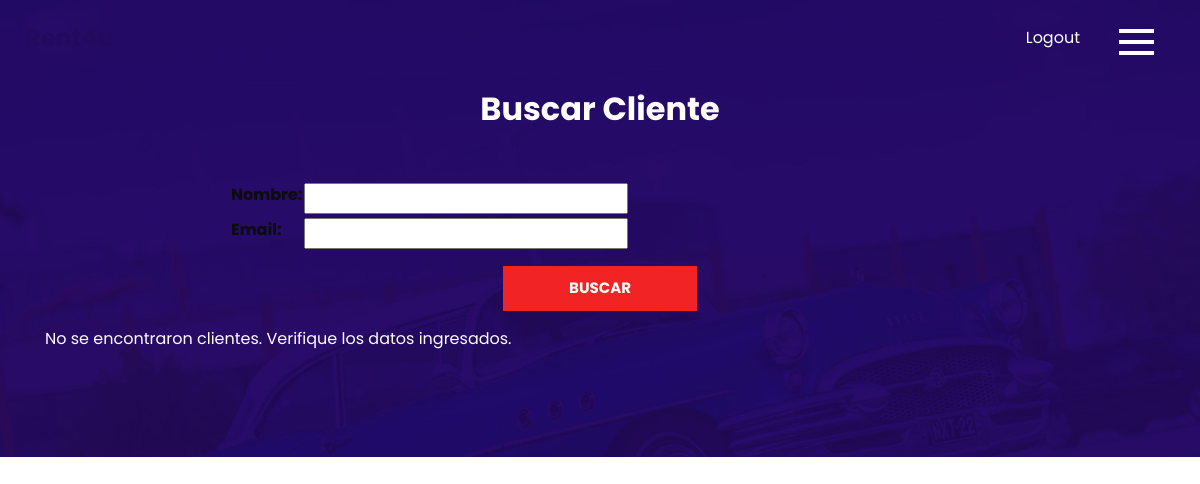
/buscarcliente/ (signed in), run on an earlier commit of the app's database.
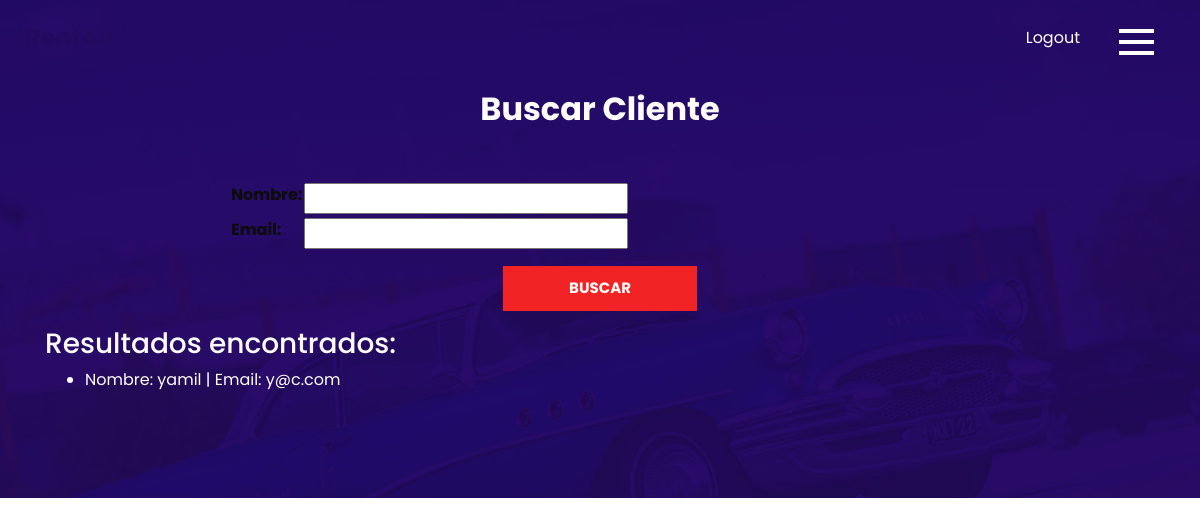
And on a later commit of the database.
### app/models.py (models this page shows, shortened)
class Cliente(models.Model):
    nombre = models.CharField(max_length=30)
    apellido = models.CharField(max_length=30)
    email = models.EmailField(unique=True)
    telefono = models.CharField(max_length=50)

### app/views.py (the view)
# urls.py: path('buscarcliente/', views.buscar_cliente, name= 'BuscarCliente'),
@login_required
def buscar_cliente(request):
    formulario = BuscarCliente(request.GET)  # Capturamos los datos enviados por GET
    clientes_filtrados = Cliente.objects.all()
    if formulario.is_valid():
        informacion = formulario.cleaned_data
        if informacion.get("nombre"):
            clientes_filtrados = clientes_filtrados.filter(nombre__icontains=informacion["nombre"])
        if informacion.get("email"):
            clientes_filtrados = clientes_filtrados.filter(email__icontains=informacion["email"])
    return render(request, "app/buscar_cliente.html", {"formulario": formulario, "clientes_filtrados": clientes_filtrados})

### app/forms.py
class BuscarCliente(forms.Form):
    nombre = forms.CharField(required=False, label="Nombre")
    email = forms.EmailField(required=False, label="Email")

### app/templates/app/buscar_cliente.html (shortened to what this page needs)
{%load static%}
{%block main%}
<html>
<head>
  <link rel="stylesheet" type="text/css" href="https://cdnjs.cloudflare.com/ajax/libs/OwlCarousel2/2.3.4/assets/owl.carousel.min.css" />
  <link rel="stylesheet" type="text/css" href="{% static 'app/css/bootstrap.css'%}" />
  <link href="{% static 'app/css/style.css'%}" rel="stylesheet" />
  <link href="{% static 'app/css/responsive.css'%}" rel="stylesheet" />
</head>
<body>
  <div class="hero_area">
    <header class="header_section">
      <div class="container-fluid">
        <nav class="navbar navbar-expand-lg custom_nav-container">
          <a class="navbar-brand" href="{% url 'Inicio' %}">
            <span>Rent4u</span>
          </a>
           <div class="navbar-collapse">
            <div class="user_option">
              {% if request.user.is_authenticated %}
                <a href="{% url 'Logout' %}" aria-label="Logout">Logout</a>
              {%else%}
                <a href="{% url 'Login' %}" aria-label="Iniciar sesión">Login</a>
              {%endif%}
            </div>
            <div class="custom_menu-btn">
              <button onclick="openNav()" aria-expanded="false" aria-label="Abrir menú" aria-controls="myNav">
                <span class="s-1"></span>
                <span class="s-2"></span>
                <span class="s-3"></span>
              </button>
            </div>
          </div>
        </nav>
      </div>
    </header>
  <section class="contact_section layout_padding">
    <div class="container">
      <div class="heading_container">
        <h2>Buscar Cliente</h2>
      </div>
      <div class="row">
        <div class="col-md-8 mx-auto">
          <div class="form_container">
            <form action="{% url 'BuscarCliente' %}" method="GET">
              <div class="form-row">
                <table>
                {{ formulario.as_table }}
                </table>
              </div>
              <div class="d-flex justify-content-center">
                  <button type="submit" class="btn btn-primary">Buscar</button>
              </div>
            </form>
          </div>
        </div>
      </div>
      {% if clientes_filtrados %}
            <h3>Resultados encontrados:</h3>
            <ul>
                {% for clientes in clientes_filtrados %}
                    <li>Nombre: {{ clientes.nombre }} | Email: {{ clientes.email }}</li>
                {% endfor %}
            </ul>
        {% else %}
            <p>No se encontraron clientes. Verifique los datos ingresados.</p>
        {% endif %}
    </div>
</section>
</body>
{% endblock main%}

What changed in the data, as far as the page shows it:
added Cliente: nombre "yamil", email "y@c.com"
Also different on the page:
text no longer shown: "No se encontraron clientes. Verifique los datos ingresados."
text now shown: "Resultados encontrados:"
